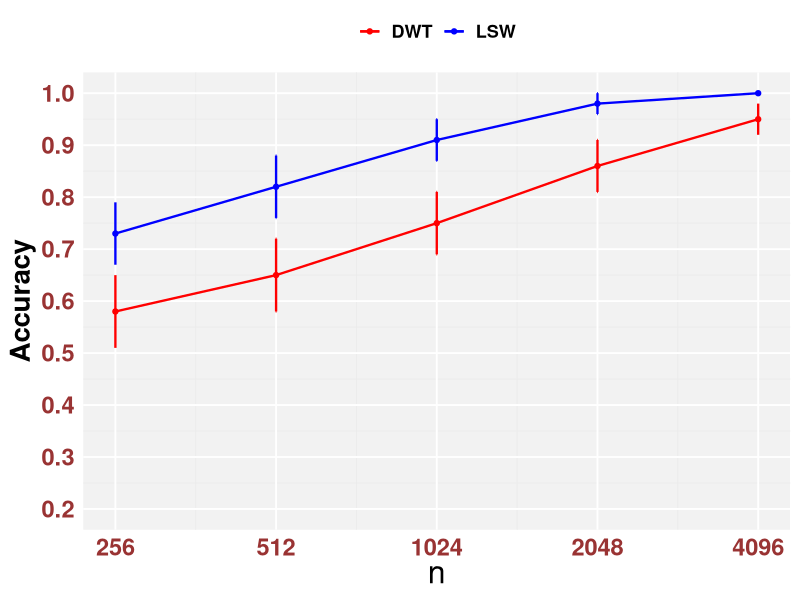

R code for this plot:
library(ggplot2)


accuracy_data <- tibble::tibble(
  Iteration = rep(c(256, 512, 1024, 2048, 4096), 2),
  Accuracy = c(
    0.58, 0.65, 0.75, 0.86, 0.95,  # DWT
    0.73, 0.82, 0.91, 0.98, 1.00  # LSW
  ),
  StdDev = c(
    0.07, 0.07, 0.06, 0.05, 0.03,  # DWT
    0.06, 0.06, 0.04, 0.02, 0.01  # LSW
    
  ),
  Model = rep(c(
    "DWT", "LSW"
  ), each = 5)
)

# Set distinct colors for each model
model_colors <- c(
  "DWT" = "red", 
  "LSW" = "blue"
  
)

theme_update(plot.title = element_text(hjust = 0.5))
# Generate the plot
ggplot(accuracy_data, aes(x = Iteration, y = Accuracy, color = Model)) +
  geom_line(size = 0.8) +                                # Thin lines
  geom_point(size = 1.5) +                               # Points
  geom_errorbar(aes(ymin = Accuracy - StdDev, ymax = Accuracy + StdDev), width = 0.005, size = 0.8) +
  scale_x_continuous(trans = "log2", limits = c(256, 4096), breaks = c(256, 512, 1024, 2048, 4096)) +
  scale_y_continuous(limits = c(0.2, 1), breaks = seq(0.2, 1, 0.1))  +
  labs( x = expression(n), y = "Accuracy") +
  theme_minimal(base_size = 14) +
  scale_color_manual(values = model_colors) +
  theme(legend.position = "top", 
        #legend.position = "bottom",         # Legend at the bottom
        legend.box.just = "left",    
        legend.title = element_blank()) +
  theme(
    legend.text = element_text(size = 13, face = "bold"),
    axis.text.x = element_text(face = "bold", color = "#993333", size = 17),
    axis.text.y = element_text(face = "bold", color = "#993333", size = 17),
    axis.title.x = element_text(size = 23, face = "bold"),
    axis.title.y = element_text(angle = 90, face = "bold", size = 20),
    #panel.grid.major = element_blank(),    # Remove major grid lines
    #panel.grid.minor = element_blank(),    # Remove minor grid lines
    #legend.title = element_text(face = "bold")
    panel.grid.major.y = element_line(color = "white", linetype = "solid"),
    # panel.grid.major.x = element_line(color = "white", linetype = "solid"),
    panel.grid.major.x = element_line(color = "white", linetype = "solid"),    # Remove vertical grid lines
    panel.background = element_rect(fill = "grey95", color = NA) 
  )


